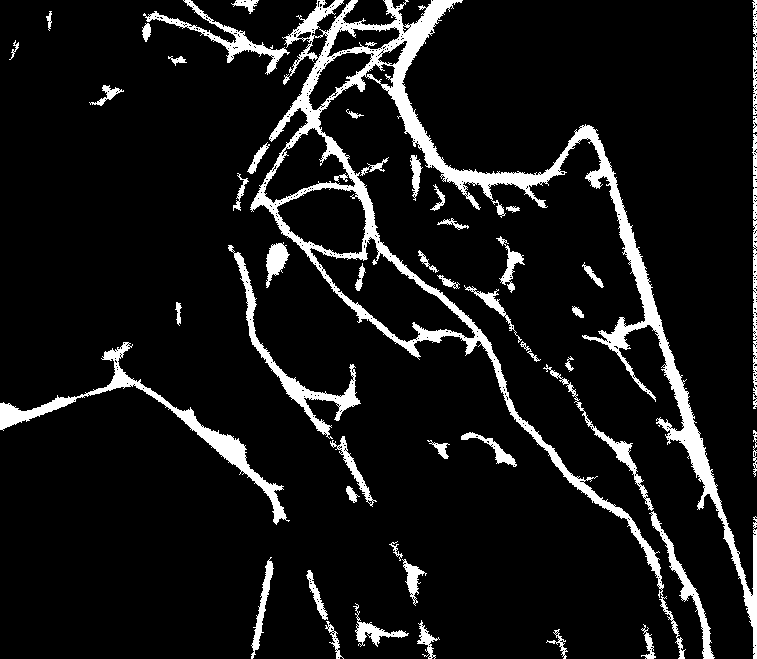
#> input picture final_dapp/noblobs.png, 757 x 659 px, found by its file name
$ python step3-no_walls.py
#> lines starting #> are read from the running program, lines starting #| are printed output that depends on the picture; after the words box and inside, x2 and y2 are one past the last pixel; in counts of white or black regions, pixels touching at a corner belong together
import numpy as np
import matplotlib.pyplot as plt
from skimage.io import imread, imsave


hyphae = imread("noblobs.png", as_gray=True) > 0.5 #load clened image
#> hyphae: shape (659, 757) bool; 9% white; 48 white regions, largest, box (x1, y1, x2, y2) and area: (250, 0, 757, 659) 25430, (0, 342, 290, 525) 3938, (228, 245, 361, 439) 2437


manual_mask = imread("mask.png", as_gray=True) > 0.5 #load manual mask
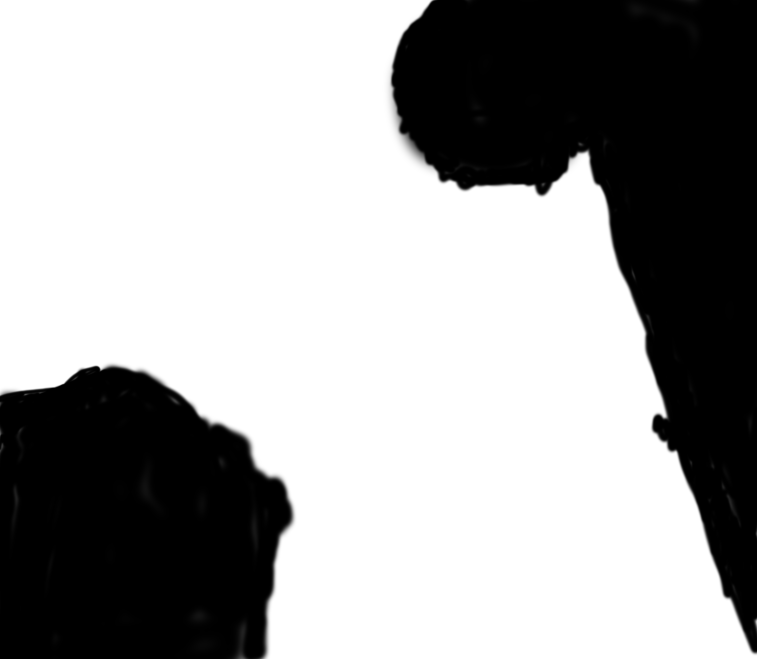
#> input picture final_dapp/mask.png, 757 x 659 px, found by its file name
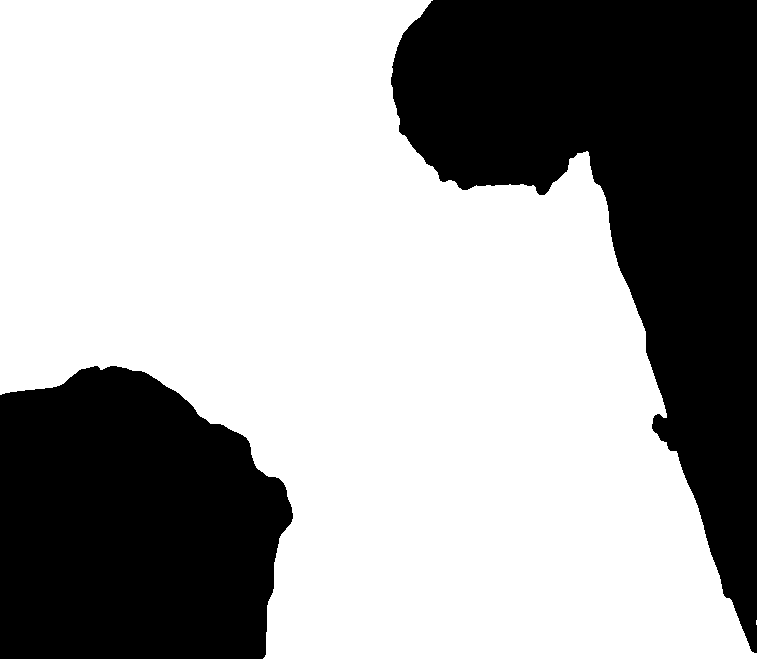
#> manual_mask: shape (659, 757) bool; 64.5% white; 2 black regions, box (x1, y1, x2, y2) and area: (391, 0, 757, 653) 104979, (0, 366, 293, 659) 71889


masked_result = hyphae & manual_mask #apply mask
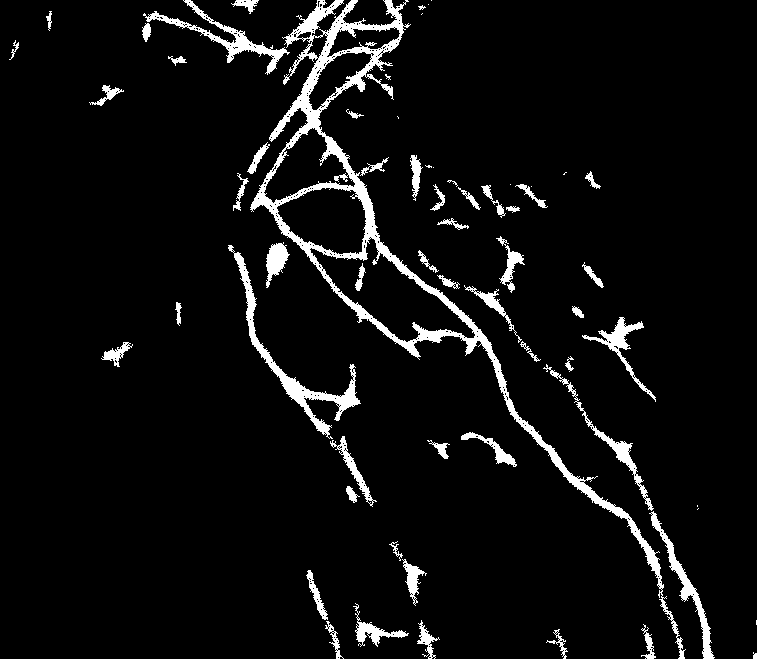
#> masked_result: shape (659, 757) bool; 5.6% white; 64 white regions (13 under 20 px), largest, box (x1, y1, x2, y2) and area: (250, 0, 686, 659) 12706, (228, 245, 361, 439) 2437, (143, 0, 290, 75) 1518


imsave("nowalls.png", (masked_result * 255).astype(np.uint8))

#display
plt.figure(figsize=(12, 4))

plt.subplot(1, 3, 1)
plt.title("Original Hyphae")
plt.imshow(hyphae, cmap='gray')
plt.axis('off')

plt.subplot(1, 3, 2)
plt.title("Manual Mask (Inner Region)")
plt.imshow(manual_mask, cmap='gray')
plt.axis('off')

plt.subplot(1, 3, 3)
plt.title("Final Result")
plt.imshow(masked_result, cmap='gray')
plt.axis('off')

plt.tight_layout()
plt.show()
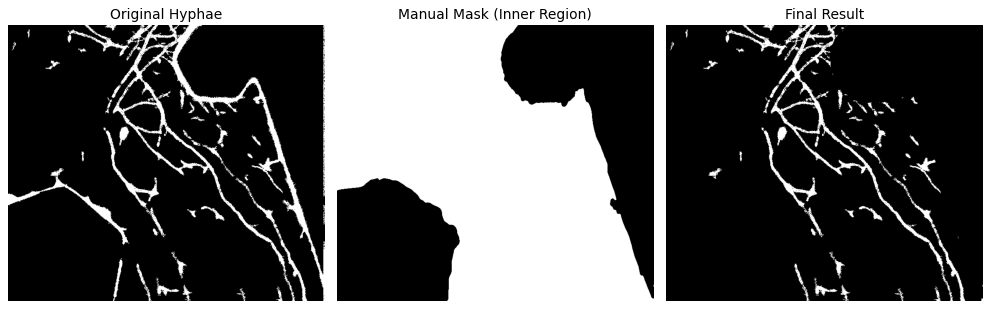
#> figure drawn by matplotlib, 3 panels
